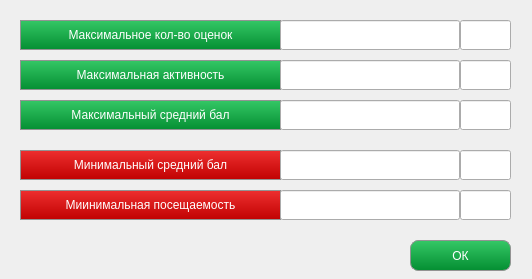
<?xml version="1.0" encoding="UTF-8"?>
<ui version="4.0">
 <class>Rating</class>
 <widget class="QDialog" name="Rating">
  <property name="geometry">
   <rect>
    <x>0</x>
    <y>0</y>
    <width>532</width>
    <height>279</height>
   </rect>
  </property>
  <property name="minimumSize">
   <size>
    <width>532</width>
    <height>279</height>
   </size>
  </property>
  <property name="maximumSize">
   <size>
    <width>532</width>
    <height>279</height>
   </size>
  </property>
  <property name="windowTitle">
   <string>Рейтинг</string>
  </property>
  <widget class="QPushButton" name="pb1_2">
   <property name="geometry">
    <rect>
     <x>20</x>
     <y>100</y>
     <width>261</width>
     <height>30</height>
    </rect>
   </property>
   <property name="styleSheet">
    <string notr="true">QPushButton{
	color: white;
	
	background-color: qlineargradient(spread:repeat, x1:0.511, y1:0, x2:0.506, y2:1, stop:0 rgba(53, 200, 102, 255), stop:1 rgba(4, 142, 50, 255));
	
    border-style: solid;
    border-color: rgb(147, 147, 147);
    border-width: 1px;
	font: 75 12pt &quot;Segoe Print&quot;;

}
</string>
   </property>
   <property name="text">
    <string>Максимальный средний бал</string>
   </property>
  </widget>
  <widget class="QLineEdit" name="etAvrMax">
   <property name="geometry">
    <rect>
     <x>460</x>
     <y>100</y>
     <width>51</width>
     <height>30</height>
    </rect>
   </property>
   <property name="styleSheet">
    <string notr="true">font: 75 12pt &quot;Segoe Print&quot;;</string>
   </property>
   <property name="inputMask">
    <string/>
   </property>
   <property name="alignment">
    <set>Qt::AlignCenter</set>
   </property>
   <property name="dragEnabled">
    <bool>true</bool>
   </property>
   <property name="readOnly">
    <bool>true</bool>
   </property>
  </widget>
  <widget class="QLineEdit" name="etMiss">
   <property name="geometry">
    <rect>
     <x>460</x>
     <y>190</y>
     <width>51</width>
     <height>30</height>
    </rect>
   </property>
   <property name="styleSheet">
    <string notr="true">font: 75 12pt &quot;Segoe Print&quot;;</string>
   </property>
   <property name="inputMask">
    <string/>
   </property>
   <property name="alignment">
    <set>Qt::AlignCenter</set>
   </property>
   <property name="dragEnabled">
    <bool>true</bool>
   </property>
   <property name="readOnly">
    <bool>true</bool>
   </property>
  </widget>
  <widget class="QPushButton" name="pb1_3">
   <property name="geometry">
    <rect>
     <x>20</x>
     <y>190</y>
     <width>261</width>
     <height>30</height>
    </rect>
   </property>
   <property name="styleSheet">
    <string notr="true">QPushButton{
	color: white;
	
	background-color: qlineargradient(spread:repeat, x1:0.511, y1:0, x2:0.506, y2:1, stop:0 rgba(238, 48, 48, 255), stop:1 rgba(192, 1, 1, 255));	
    border-style: solid;
    border-color: rgb(147, 147, 147);
    border-width: 1px;
	font: 75 12pt &quot;Segoe Print&quot;;

}
</string>
   </property>
   <property name="text">
    <string>Миинимальная посещаемость</string>
   </property>
  </widget>
  <widget class="QLineEdit" name="etAct">
   <property name="geometry">
    <rect>
     <x>460</x>
     <y>60</y>
     <width>51</width>
     <height>30</height>
    </rect>
   </property>
   <property name="styleSheet">
    <string notr="true">font: 75 12pt &quot;Segoe Print&quot;;</string>
   </property>
   <property name="inputMask">
    <string/>
   </property>
   <property name="alignment">
    <set>Qt::AlignCenter</set>
   </property>
   <property name="dragEnabled">
    <bool>true</bool>
   </property>
   <property name="readOnly">
    <bool>true</bool>
   </property>
  </widget>
  <widget class="QPushButton" name="pb1_4">
   <property name="geometry">
    <rect>
     <x>20</x>
     <y>60</y>
     <width>261</width>
     <height>30</height>
    </rect>
   </property>
   <property name="styleSheet">
    <string notr="true">QPushButton{
	color: white;
	
	background-color: qlineargradient(spread:repeat, x1:0.511, y1:0, x2:0.506, y2:1, stop:0 rgba(53, 200, 102, 255), stop:1 rgba(4, 142, 50, 255));
	
    border-style: solid;
    border-color: rgb(147, 147, 147);
    border-width: 1px;
	font: 75 12pt &quot;Segoe Print&quot;;

}
</string>
   </property>
   <property name="text">
    <string>Максимальная активность</string>
   </property>
  </widget>
  <widget class="QLineEdit" name="etAvrMin">
   <property name="geometry">
    <rect>
     <x>460</x>
     <y>150</y>
     <width>51</width>
     <height>30</height>
    </rect>
   </property>
   <property name="styleSheet">
    <string notr="true">font: 75 12pt &quot;Segoe Print&quot;;</string>
   </property>
   <property name="inputMask">
    <string/>
   </property>
   <property name="alignment">
    <set>Qt::AlignCenter</set>
   </property>
   <property name="dragEnabled">
    <bool>true</bool>
   </property>
   <property name="readOnly">
    <bool>true</bool>
   </property>
  </widget>
  <widget class="QPushButton" name="pb1_6">
   <property name="geometry">
    <rect>
     <x>20</x>
     <y>150</y>
     <width>261</width>
     <height>30</height>
    </rect>
   </property>
   <property name="styleSheet">
    <string notr="true">QPushButton{
	color: white;
	
	background-color: qlineargradient(spread:repeat, x1:0.511, y1:0, x2:0.506, y2:1, stop:0 rgba(238, 48, 48, 255), stop:1 rgba(192, 1, 1, 255));	
    border-style: solid;
    border-color: rgb(147, 147, 147);
    border-width: 1px;
	font: 75 12pt &quot;Segoe Print&quot;;

}
</string>
   </property>
   <property name="text">
    <string>Минимальный средний бал</string>
   </property>
  </widget>
  <widget class="QLineEdit" name="etAmt">
   <property name="geometry">
    <rect>
     <x>460</x>
     <y>20</y>
     <width>51</width>
     <height>30</height>
    </rect>
   </property>
   <property name="styleSheet">
    <string notr="true">font: 75 12pt &quot;Segoe Print&quot;;</string>
   </property>
   <property name="inputMask">
    <string/>
   </property>
   <property name="alignment">
    <set>Qt::AlignCenter</set>
   </property>
   <property name="dragEnabled">
    <bool>true</bool>
   </property>
   <property name="readOnly">
    <bool>true</bool>
   </property>
  </widget>
  <widget class="QPushButton" name="pb1_7">
   <property name="geometry">
    <rect>
     <x>20</x>
     <y>20</y>
     <width>261</width>
     <height>30</height>
    </rect>
   </property>
   <property name="styleSheet">
    <string notr="true">QPushButton{
	color: white;
	
	background-color: qlineargradient(spread:repeat, x1:0.511, y1:0, x2:0.506, y2:1, stop:0 rgba(53, 200, 102, 255), stop:1 rgba(4, 142, 50, 255));
	
    border-style: solid;
    border-color: rgb(147, 147, 147);
    border-width: 1px;
	font: 75 12pt &quot;Segoe Print&quot;;

}
</string>
   </property>
   <property name="text">
    <string>Максимальное кол-во оценок</string>
   </property>
  </widget>
  <widget class="QPushButton" name="btnChangeMarkYes">
   <property name="enabled">
    <bool>true</bool>
   </property>
   <property name="geometry">
    <rect>
     <x>410</x>
     <y>240</y>
     <width>101</width>
     <height>31</height>
    </rect>
   </property>
   <property name="styleSheet">
    <string notr="true">QPushButton{
	color: white;
	
	background-color: qlineargradient(spread:repeat, x1:0.511, y1:0, x2:0.506, y2:1, stop:0 rgba(53, 200, 102, 255), stop:1 rgba(4, 142, 50, 255));
	
    border-radius:8px;
    border-style: solid;
    border-color: rgb(147, 147, 147);
    border-width: 1px;
	font: 75 12pt &quot;Segoe Print&quot;;

}
QPushButton:hover{
background-color: rgb(7, 193, 82);
}
QPushButton:pressed{
	background-color: qlineargradient(spread:repeat, x1:0.511, y1:0, x2:0.506, y2:1, stop:0 rgba(53, 200, 102, 255), stop:1 rgba(4, 142, 50, 255));
}
QPushButton:disabled{
	background-color: rgb(116, 163, 135);
	color: rgb(255, 255, 255);
}</string>
   </property>
   <property name="text">
    <string>ОК</string>
   </property>
  </widget>
  <widget class="QLineEdit" name="etAvrMaxSurname">
   <property name="geometry">
    <rect>
     <x>280</x>
     <y>100</y>
     <width>180</width>
     <height>30</height>
    </rect>
   </property>
   <property name="styleSheet">
    <string notr="true">font: 75 12pt &quot;Segoe Print&quot;;</string>
   </property>
   <property name="inputMask">
    <string/>
   </property>
   <property name="alignment">
    <set>Qt::AlignCenter</set>
   </property>
   <property name="dragEnabled">
    <bool>true</bool>
   </property>
   <property name="readOnly">
    <bool>true</bool>
   </property>
  </widget>
  <widget class="QLineEdit" name="etAmtSurname">
   <property name="geometry">
    <rect>
     <x>280</x>
     <y>20</y>
     <width>180</width>
     <height>30</height>
    </rect>
   </property>
   <property name="styleSheet">
    <string notr="true">font: 75 12pt &quot;Segoe Print&quot;;</string>
   </property>
   <property name="alignment">
    <set>Qt::AlignCenter</set>
   </property>
   <property name="dragEnabled">
    <bool>true</bool>
   </property>
   <property name="readOnly">
    <bool>true</bool>
   </property>
  </widget>
  <widget class="QLineEdit" name="etMissSurname">
   <property name="geometry">
    <rect>
     <x>280</x>
     <y>190</y>
     <width>180</width>
     <height>30</height>
    </rect>
   </property>
   <property name="styleSheet">
    <string notr="true">font: 75 12pt &quot;Segoe Print&quot;;</string>
   </property>
   <property name="alignment">
    <set>Qt::AlignCenter</set>
   </property>
   <property name="dragEnabled">
    <bool>true</bool>
   </property>
   <property name="readOnly">
    <bool>true</bool>
   </property>
  </widget>
  <widget class="QLineEdit" name="etActSurname">
   <property name="geometry">
    <rect>
     <x>280</x>
     <y>60</y>
     <width>180</width>
     <height>30</height>
    </rect>
   </property>
   <property name="styleSheet">
    <string notr="true">font: 75 12pt &quot;Segoe Print&quot;;
</string>
   </property>
   <property name="alignment">
    <set>Qt::AlignCenter</set>
   </property>
   <property name="dragEnabled">
    <bool>true</bool>
   </property>
   <property name="readOnly">
    <bool>true</bool>
   </property>
  </widget>
  <widget class="QLineEdit" name="etAvrMinSurname">
   <property name="geometry">
    <rect>
     <x>280</x>
     <y>150</y>
     <width>180</width>
     <height>30</height>
    </rect>
   </property>
   <property name="styleSheet">
    <string notr="true">font: 75 12pt &quot;Segoe Print&quot;;</string>
   </property>
   <property name="inputMask">
    <string/>
   </property>
   <property name="alignment">
    <set>Qt::AlignCenter</set>
   </property>
   <property name="dragEnabled">
    <bool>true</bool>
   </property>
   <property name="readOnly">
    <bool>true</bool>
   </property>
  </widget>
 </widget>
 <resources/>
 <connections/>
</ui>
